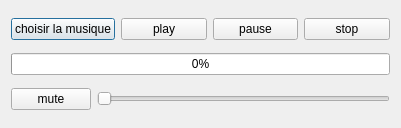
<?xml version="1.0" encoding="UTF-8"?>
<ui version="4.0">
 <class>music</class>
 <widget class="QDialog" name="music">
  <property name="geometry">
   <rect>
    <x>0</x>
    <y>0</y>
    <width>401</width>
    <height>128</height>
   </rect>
  </property>
  <property name="windowTitle">
   <string>Dialog</string>
  </property>
  <layout class="QVBoxLayout" name="verticalLayout">
   <item>
    <layout class="QHBoxLayout" name="horizontalLayout">
     <item>
      <widget class="QPushButton" name="pushButton_choisir">
       <property name="text">
        <string>choisir la musique</string>
       </property>
      </widget>
     </item>
     <item>
      <widget class="QPushButton" name="pushButton_play">
       <property name="text">
        <string>play</string>
       </property>
      </widget>
     </item>
     <item>
      <widget class="QPushButton" name="pushButton_pause">
       <property name="text">
        <string>pause</string>
       </property>
      </widget>
     </item>
     <item>
      <widget class="QPushButton" name="pushButton_stop">
       <property name="text">
        <string>stop</string>
       </property>
      </widget>
     </item>
    </layout>
   </item>
   <item>
    <widget class="QProgressBar" name="avance">
     <property name="value">
      <number>0</number>
     </property>
    </widget>
   </item>
   <item>
    <layout class="QHBoxLayout" name="horizontalLayout_2">
     <item>
      <widget class="QPushButton" name="pushButton_mute">
       <property name="text">
        <string>mute</string>
       </property>
      </widget>
     </item>
     <item>
      <widget class="QSlider" name="volume">
       <property name="orientation">
        <enum>Qt::Horizontal</enum>
       </property>
      </widget>
     </item>
    </layout>
   </item>
  </layout>
 </widget>
 <resources/>
 <connections/>
</ui>
